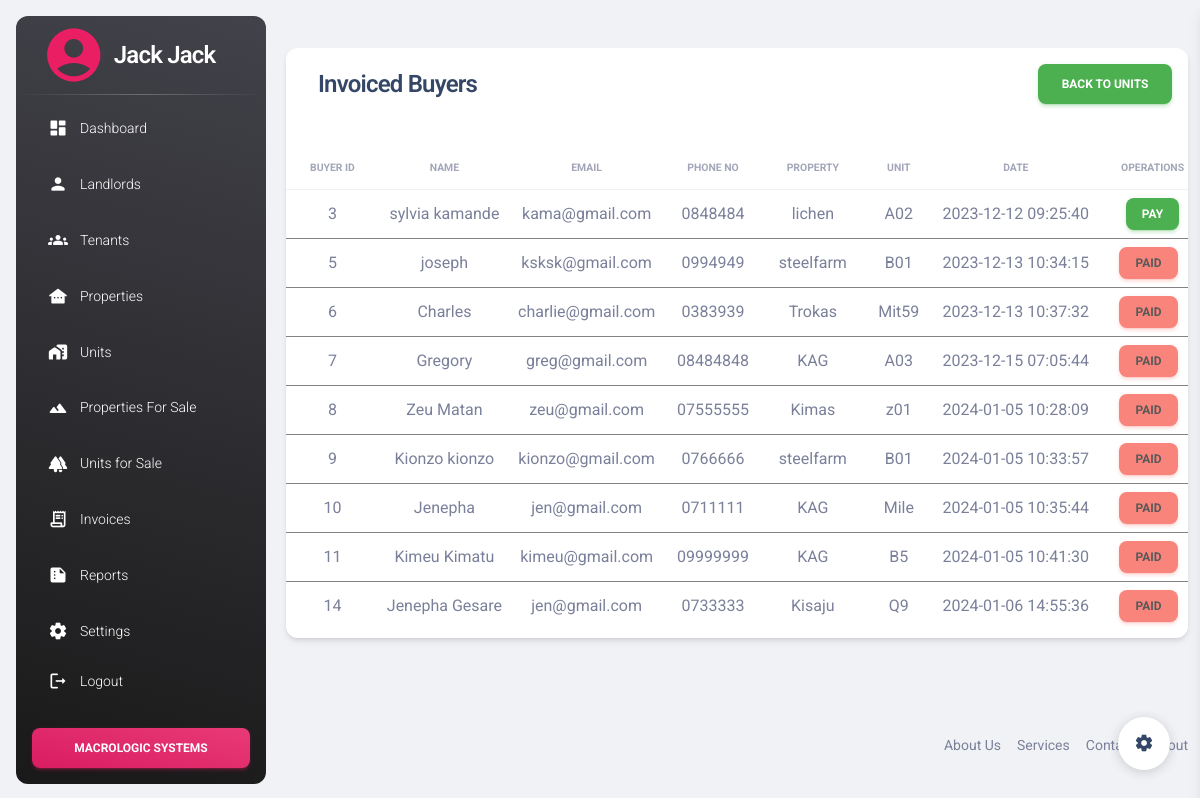
Screenshot of /tables/buyers_view.php (signed in) with the database file from the repository.
### tables this page shows
CREATE TABLE `sell` (
  `id` int(11) NOT NULL,
  `name` varchar(100) NOT NULL,
  `email` varchar(50) NOT NULL,
  `mobile` varchar(50) NOT NULL,
  `unit_id` int(11) NOT NULL,
  `date` timestamp NULL DEFAULT current_timestamp(),
  `booked` enum('Yes','No') NOT NULL
);

CREATE TABLE `property_sale` (
  `id` int(11) NOT NULL,
  `name` varchar(100) NOT NULL,
  `landlord_id` int(11) NOT NULL,
  `no_of_units` int(11) NOT NULL DEFAULT 1,
  `location` varchar(50) NOT NULL,
  `image` mediumblob DEFAULT NULL
);

CREATE TABLE `units_sale` (
  `id` int(11) NOT NULL,
  `property_sale_id` int(11) NOT NULL,
  `name` varchar(50) NOT NULL,
  `description` varchar(2000) NOT NULL,
  `commission` int(11) NOT NULL,
  `deposit` int(11) NOT NULL,
  `price` int(11) NOT NULL,
  `booked` enum('No','Yes') NOT NULL DEFAULT 'No',
  `sold` enum('No','Yes') NOT NULL
);

### tables/buyers_view.php (the view, shortened to what this page needs)
<?php include '../includes/header.php'; ?>
<?php include '../config/connect.php'; ?>
<div class="container-fluid py-4">
  <div class="row">
    <div class="col-12">
      <div class="card my-4">
        <div class="d-flex justify-content-between">
          <div class="row card-header col-md-7 p-0 mx-3 z-index-2 mt-3" style="height: 25px;">
            <div class="pt-1 pb-1">
              <h4 class="row text-capitalize ps-3">Invoiced Buyers</h4>
            </div>
          </div>
          <div class="col-md-2 pt-3">
            <div>
              <a class="btn btn-success" href="units_sale_view.php">
                Back to units
              </a>
            </div>
          </div>
        </div>
        <div class="card-body px-0 pb-2">
          <div class="row d-flex justify-content-between align-items-center ms-2 me-2">
          </div>
          <div class="table-responsive p-0">
            <table class="table table-hover align-items-center mb-0" id="buyersTable">
              <thead>
                <tr>
                  <th class="text-center text-uppercase text-secondary text-xxs font-weight-bolder opacity-7">buyer id</th>
                  <th class="text-center text-uppercase text-secondary text-xxs font-weight-bolder opacity-7">name</th>
                  <th class="text-center text-uppercase text-secondary text-xxs font-weight-bolder opacity-7">email</th>
                  <th class="text-center text-uppercase text-secondary text-xxs font-weight-bolder opacity-7">Phone No</th>
                  <th class="text-center text-uppercase text-secondary text-xxs font-weight-bolder opacity-7">property</th>
                  <th class="text-center text-uppercase text-secondary text-xxs font-weight-bolder opacity-7">unit</th>
                  <th class="text-center text-uppercase text-secondary text-xxs font-weight-bolder opacity-7">date</th>
                  <th class="text-center text-uppercase text-secondary text-xxs font-weight-bolder opacity-7">operations</th>
                </tr>
              </thead>
              <tbody>
                <?php
                $sql = "SELECT
                        sell.id AS id,
                        sell.name AS name,
                        sell.email AS email,
                        sell.mobile AS phone_number,
                        sell.unit_id AS unit_id,
                        sell.date AS date_of,
                        property_sale.name AS property_name,
                        units_sale.name AS unit_name,
                        payment.paid
                      FROM
                        sell
                      LEFT JOIN
                        units_sale ON units_sale.id = sell.unit_id
                      LEFT JOIN
                        property_sale ON units_sale.property_sale_id = property_sale.id
                      LEFT JOIN
                        payment ON payment.buyer_id = sell.id
                        WHERE
                        sell.booked='Yes'";
                $result = $con->query($sql);
                if ($result->num_rows > 0) {
                  while ($row = $result->fetch_assoc()) {
                    echo '<tr>';
                    echo '<td scope="row" class="text-center">' . $row["id"] . '</td>';
                    echo ' <td class="text-center">' . $row["name"] . '</td>';
                    echo '<td class="text-center">' . $row["email"] . '</td>';
                    echo ' <td class="text-center">' . $row["phone_number"] . '</td>';
                    echo '<td class="text-center">' . $row["property_name"] . '</td>';
                    echo '<td class="text-center">' . $row["unit_name"] . '</td>';
                    echo '<td class="text-center">' . $row["date_of"] . '</td>';
                    if ($row['paid'] === 'Yes') {
                      echo '<td class="text-center"><button class="btn btn-danger btn-sm my-0 me-2" disabled>paid</button></td>';
                    } else {
                      echo '<td class="text-center"><a href="../forms/payment.php?pay_id='.$row['id'].'&unit_id='.$row['unit_id'].'" class="btn btn-success btn-sm my-0">pay</a></td>';
                    }
                    echo '</tr>';
                  }
                } else {
                  echo "<tr><td colspan='6'>No bookings found</td></tr>";
                }
                ?>
              </tbody>
            </table>
          </div>
        </div>
      </div>
    </div>
  </div>
</div>
</main>
<div class="fixed-plugin">
  <a class="fixed-plugin-button text-dark position-fixed px-3 py-2">
    <i class="material-icons py-2">settings</i>
  </a>
</div>
<?php include('../includes/footer.php') ?>

### rows the page displays
sell: id "3", name "sylvia kamande", email "kama@gmail.com", mobile "0848484", property_sale.name "lichen", unit.name "A02", date "2023-12-12 09:25:40"
sell: id "5", name "joseph", email "ksksk@gmail.com", mobile "0994949", property_sale.name "steelfarm", unit.name "B01", date "2023-12-13 10:34:15", shows "PAID"
sell: id "6", name "Charles", email "charlie@gmail.com", mobile "0383939", property_sale.name "Trokas", unit.name "Mit59", date "2023-12-13 10:37:32", shows "PAID"
sell: id "7", name "Gregory", email "greg@gmail.com", mobile "08484848", property_sale.name "KAG", unit.name "A03", date "2023-12-15 07:05:44", shows "PAID"
sell: id "8", name "Zeu Matan", email "zeu@gmail.com", mobile "07555555", property_sale.name "Kimas", unit.name "z01", date "2024-01-05 10:28:09", shows "PAID"
sell: id "9", name "Kionzo kionzo", email "kionzo@gmail.com", mobile "0766666", property_sale.name "steelfarm", unit.name "B01", date "2024-01-05 10:33:57", shows "PAID"
sell: id "10", name "Jenepha", email "jen@gmail.com", mobile "0711111", property_sale.name "KAG", unit.name "Mile", date "2024-01-05 10:35:44", shows "PAID"
sell: id "11", name "Kimeu Kimatu", email "kimeu@gmail.com", mobile "09999999", property_sale.name "KAG", unit.name "B5", date "2024-01-05 10:41:30", shows "PAID"
sell: id "14", name "Jenepha Gesare", email "jen@gmail.com", mobile "0733333", property_sale.name "Kisaju", unit.name "Q9", date "2024-01-06 14:55:36", shows "PAID"

### other values shown
$username "Jack Jack"
